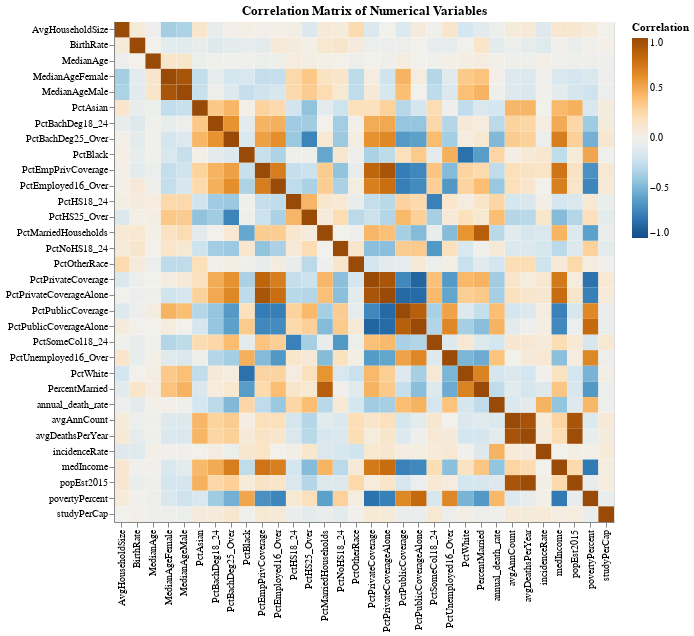

The notebook cell this image was saved under:
### Code cell
def corr_heatmap(df):
    numeric_cols = df.select_dtypes(include=['int64', 'float64']).columns
    # Calculate correlation matrix
    corr_matrix_full = df[numeric_cols].corr()

    corr_matrix = corr_matrix_full.reset_index().melt(id_vars='index')
    corr_matrix.columns = ['Variable 1', 'Variable 2', 'Correlation']

    heatmap = alt.Chart(corr_matrix).mark_rect().encode(
        alt.X('Variable 1:O', title=''),
        alt.Y('Variable 2:O', title=''),
        color=alt.Color('Correlation:Q', scale=alt.Scale(scheme='blueorange', domain=(-1, 1))),
        tooltip=['Variable 1', 'Variable 2', 'Correlation']
    ).properties(
        width=500,
        height=500,
        title="Correlation Matrix of Numerical Variables"
    )
    return heatmap

heatmap = corr_heatmap(cancer_df)
heatmap

### Figure 1 — Vega-Lite specification as saved in the notebook (floating-point values rounded to 4 significant figures; data arrays with more than 128 entries replaced by an {"elided": "..."} marker saying what was removed)
{"config": {"view": {"continuousWidth": 400, "continuousHeight": 300}}, "data": {"name": "data-2c3f060e1031efcdf9964914d856a100"}, "mark": "rect", "encoding": {"color": {"field": "Correlation", "scale": {"domain": [-1, 1], "scheme": "blueorange"}, "type": "quantitative"}, "tooltip": [{"field": "Variable 1", "type": "nominal"}, {"field": "Variable 2", "type": "nominal"}, {"field": "Correlation", "type": "quantitative"}], "x": {"field": "Variable 1", "title": "", "type": "ordinal"}, "y": {"field": "Variable 2", "title": "", "type": "ordinal"}}, "height": 500, "title": "Correlation Matrix of Numerical Variables", "width": 500, "$schema": "https://vega.github.io/schema/vega-lite/v4.17.0.json", "datasets": {"data-2c3f060e1031efcdf9964914d856a100": {"elided": "1024 records"}}}
